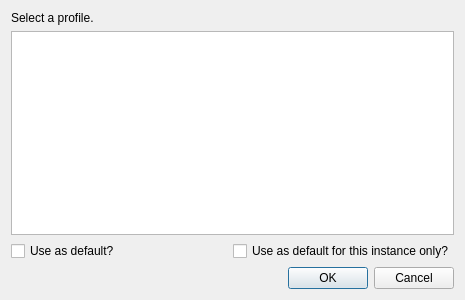
<?xml version="1.0" encoding="UTF-8"?>
<ui version="4.0">
 <class>ProfileSelectDialog</class>
 <widget class="QDialog" name="ProfileSelectDialog">
  <property name="geometry">
   <rect>
    <x>0</x>
    <y>0</y>
    <width>465</width>
    <height>300</height>
   </rect>
  </property>
  <property name="windowTitle">
   <string>Select an Account</string>
  </property>
  <layout class="QVBoxLayout" name="verticalLayout">
   <item>
    <widget class="QLabel" name="msgLabel">
     <property name="text">
      <string>Select a profile.</string>
     </property>
    </widget>
   </item>
   <item>
       <widget class="QListView" name="view"/>
   </item>
   <item>
    <layout class="QHBoxLayout" name="horizontalLayout">
     <item>
      <widget class="QCheckBox" name="globalDefaultCheck">
       <property name="text">
        <string>Use as default?</string>
       </property>
      </widget>
     </item>
     <item>
      <widget class="QCheckBox" name="instDefaultCheck">
       <property name="text">
        <string>Use as default for this instance only?</string>
       </property>
      </widget>
     </item>
    </layout>
   </item>
   <item>
    <widget class="QDialogButtonBox" name="buttonBox">
     <property name="standardButtons">
         <set>QDialogButtonBox::StandardButton::Cancel|QDialogButtonBox::StandardButton::Ok</set>
     </property>
    </widget>
   </item>
  </layout>
 </widget>
 <resources/>
 <connections/>
</ui>
